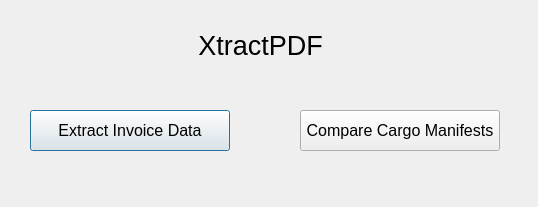
<?xml version="1.0" encoding="UTF-8"?>
<ui version="4.0">
 <class>Dialog</class>
 <widget class="QDialog" name="Dialog">
  <property name="geometry">
   <rect>
    <x>0</x>
    <y>0</y>
    <width>538</width>
    <height>207</height>
   </rect>
  </property>
  <property name="windowTitle">
   <string>Dialog</string>
  </property>
  <widget class="QLabel" name="label">
   <property name="enabled">
    <bool>true</bool>
   </property>
   <property name="geometry">
    <rect>
     <x>170</x>
     <y>20</y>
     <width>181</width>
     <height>51</height>
    </rect>
   </property>
   <property name="font">
    <font>
     <pointsize>20</pointsize>
    </font>
   </property>
   <property name="lineWidth">
    <number>2</number>
   </property>
   <property name="text">
    <string>XtractPDF</string>
   </property>
   <property name="alignment">
    <set>Qt::AlignmentFlag::AlignCenter</set>
   </property>
  </widget>
  <widget class="QPushButton" name="pushButton">
   <property name="geometry">
    <rect>
     <x>30</x>
     <y>110</y>
     <width>200</width>
     <height>41</height>
    </rect>
   </property>
   <property name="font">
    <font>
     <pointsize>12</pointsize>
    </font>
   </property>
   <property name="text">
    <string>Extract Invoice Data</string>
   </property>
  </widget>
  <widget class="QPushButton" name="pushButton_2">
   <property name="geometry">
    <rect>
     <x>300</x>
     <y>110</y>
     <width>200</width>
     <height>41</height>
    </rect>
   </property>
   <property name="maximumSize">
    <size>
     <width>16777204</width>
     <height>16777215</height>
    </size>
   </property>
   <property name="font">
    <font>
     <pointsize>12</pointsize>
    </font>
   </property>
   <property name="text">
    <string>Compare Cargo Manifests</string>
   </property>
  </widget>
 </widget>
 <resources/>
 <connections/>
</ui>
